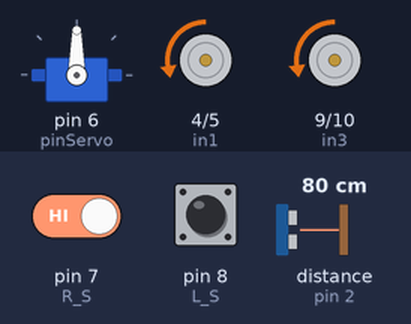
This sketch was run on a simulated Arduino Uno, built with avr-gcc and run on an emulated ATmega328P. On the bench: servo, motor-driver pin pairs drawn as motors (green arrow = first pin HIGH = forward, orange = second pin HIGH = backward, longer = more drive, scaled by the enable pin). Wiring (inferred from the names in the program): ultrasonic range finder: trigger pin 12; echo pin 2. Inputs (shaded band) come from the test bench; at power-on: distance to the obstacle (sensor on pin 2) 80 cm, pin 7 (R_S) HIGH, pin 8 (L_S) HIGH. The echo pulse lasts 58.3 µs per cm.

Above: at 1.3 s.
1.4 s: distance to the obstacle (sensor on pin 2) set to 19 cm
3.1 s: distance to the obstacle (sensor on pin 2) set to 14 cm
At 4.0 s:
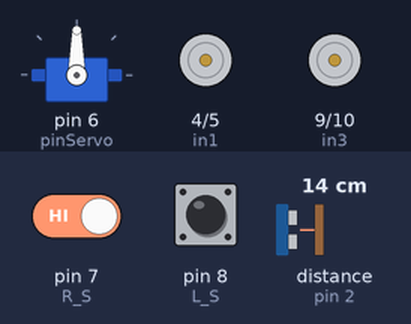
5.1 s: distance to the obstacle (sensor on pin 2) set to 18 cm
At 6.3 s:
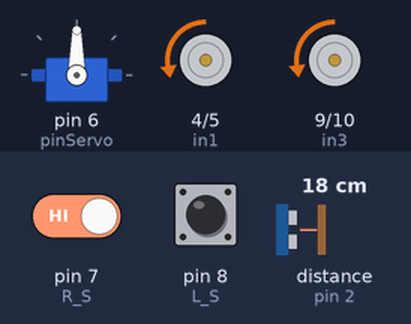
6.6 s: pin 7 (R_S) driven LOW
At 7.7 s:
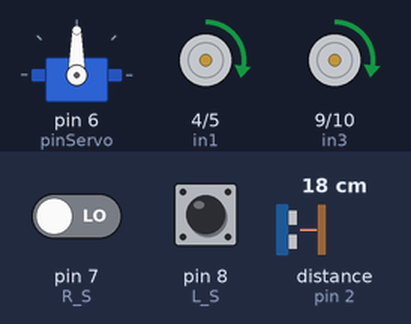
8.3 s: pin 7 (R_S) driven HIGH
At 16.4 s:
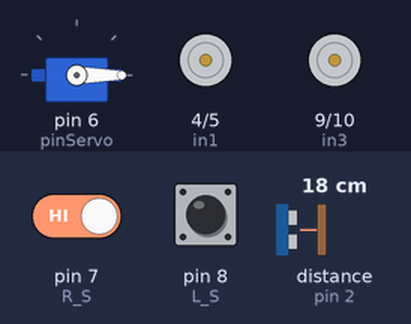
Timing chart, 0 to 20.1 s (numbered marks = the images above; inputs shaded):
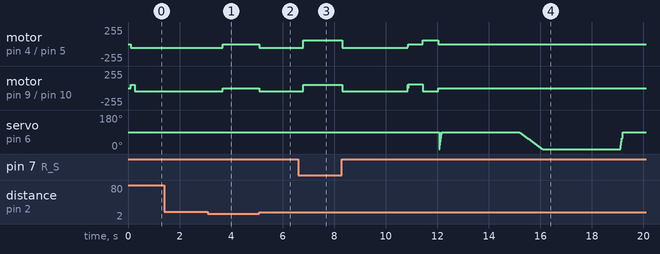

Measured:
- the behaviour switches between 17 and 16 cm on distance to the obstacle (sensor on pin 2) (found by bisection; images 0 and 1)
- after the input at 1.4 s, every drawn part: stays the same
- after the input at 3.1 s, motor on pin 4 (in1) / pin 5 (in2): backward 53/255 → stopped after 0.57 s; motor on pin 9 (in3) / pin 10 (in4): backward 51/255 → stopped after 0.57 s
- after the input at 5.1 s, motor on pin 4 (in1) / pin 5 (in2): stopped → backward 53/255 at once; motor on pin 9 (in3) / pin 10 (in4): stopped → backward 51/255 at once
- after the input at 6.6 s, motor on pin 4 (in1) / pin 5 (in2): backward 53/255 → forward 53/255 after 0.21 s; motor on pin 9 (in3) / pin 10 (in4): backward 51/255 → forward 51/255 after 0.21 s
- after the input at 8.3 s, motor on pin 4 (in1) / pin 5 (in2): forward 53/255 → backward 53/255 at once, → stopped 2.6 s later, → forward 53/255 0.58 s later, → stopped 0.61 s later; motor on pin 9 (in3) / pin 10 (in4): forward 51/255 → backward 51/255 at once, → forward 60/255 2.6 s later, → backward 51/255 0.57 s later, → stopped 0.62 s later

The sketch:

checkpoint2.ino
```cpp
//chekpoint 2
//trois élastiques

#include <Servo.h>
Servo monServo;
#define pinServo 6
#define enA 3
#define in1 4
#define in2 5
#define in3 9
#define in4 10
#define enB 11

#define R_S 7 //ir sensor Right
#define L_S 8 //ir sensor Left

#define TRIG_PIN 12
#define ECHO_PIN 2
int i = 1;
int j = 1;
int k = 1;


void setup(){
pinMode(R_S, INPUT);
pinMode(L_S, INPUT);

pinMode(TRIG_PIN, OUTPUT);
pinMode(ECHO_PIN, INPUT);

pinMode(enA, OUTPUT);
pinMode(in1, OUTPUT);
pinMode(in2, OUTPUT);
pinMode(in3, OUTPUT);
pinMode(in4, OUTPUT);
pinMode(enB, OUTPUT);
i = 1;
j = 1;
analogWrite(enA, 38);
analogWrite(enB, 38);
monServo.attach(pinServo);
delay(100);
}

void loop(){
long distance = getDistance();
if(j == 3){
      stop();
      lance();
      stop();
      j = 3;
      }
else{
if (distance <= 15) {
    stop();
  }
else {

    if((digitalRead(R_S) == 0)&&(digitalRead(L_S) == 0)){forword();}   //if Right Sensor and Left Sensor are at White color then it will call forword function

    if((digitalRead(R_S) == 1)&&(digitalRead(L_S) == 0)){turnRight();} //if Right Sensor is Black and Left Sensor is White then it will call turn Right function

    if((digitalRead(R_S) == 0)&&(digitalRead(L_S) == 1)){turnLeft();}  //if Right Sensor is White and Left Sensor is Black then it will call turn Left function

    if((digitalRead(R_S) == 1)&&(digitalRead(L_S) == 1)){
        if(i <= 10){
          forword();
      }
      if((10 < i) && (i <= 20)){
          turnRight();
	        delay(800);
          turnRight();
          turnRight();
          turnRight();
	        turnRight();
      }
      if(i > 18){
        ralentir();
        stop();
        if(j == 1){
          gauche();
          delay(550);
          stop();
          j = 2;
        }
      }
      else {
         i = i + 1;
      }
    }
  }
   if(j == 2){
    back();
    delay(600);
    stop();
    j = 3;
   }
}
}


void forword(){  //forword
  analogWrite(enB, 51);
  analogWrite(enA, 53);
  digitalWrite(in4, LOW);
  digitalWrite(in3, HIGH);
  digitalWrite(in2, HIGH);
  digitalWrite(in1, LOW);
  delay(10);
}

void ralentir(){  //forword
  analogWrite(enB, 42);
  analogWrite(enA, 42);
  digitalWrite(in4, LOW);
  digitalWrite(in3, HIGH);
  digitalWrite(in2, HIGH);
  digitalWrite(in1, LOW);
  delay(10);
}

void back(){
  analogWrite(enB, 51);
  analogWrite(enA, 53);
  digitalWrite(in4, HIGH);
  digitalWrite(in3, LOW);
  digitalWrite(in2, LOW);
  digitalWrite(in1, HIGH);
  delay(10);
}

void turnRight(){ //turnRight
  digitalWrite(in4, HIGH);
  digitalWrite(in3, LOW);
  digitalWrite(in2, HIGH);
  digitalWrite(in1, LOW);
  delay(10);
}

void turnLeft(){ //turnLeft
  digitalWrite(in4, LOW);
  digitalWrite(in3, HIGH);
  digitalWrite(in2, LOW);
  digitalWrite(in1, HIGH);
  delay(10);
}
void gauche(){ //tourner a gauche
  analogWrite(enA, 0);
  analogWrite(enB, 60);
  digitalWrite(in4, LOW);
  digitalWrite(in3, HIGH);
  digitalWrite(in2, LOW);
  digitalWrite(in1, HIGH);
  }

void stop(){ //stop
  digitalWrite(in1, LOW);
  digitalWrite(in2, LOW);
  digitalWrite(in3, LOW);
  digitalWrite(in4, LOW);
  delay(10);
}

// Fonction pour obtenir la distance à partir du capteur à ultrasons
long getDistance() {
  // Envoyer une impulsion de 10 µs pour déclencher le capteur
  digitalWrite(TRIG_PIN, LOW);
  delayMicroseconds(2);
  digitalWrite(TRIG_PIN, HIGH);
  delayMicroseconds(10);
  digitalWrite(TRIG_PIN, LOW);

  // Mesurer la durée de l'écho
  long duration = pulseIn(ECHO_PIN, HIGH);

  // Calculer la distance en cm
  long distance = (duration / 2) * 0.0344;  // Vitesse du son = 0.0344 cm/µs

  return distance;
}


void lance(){
for (int angle = 0; angle <= 90; angle++) {
    monServo.write(angle);
    delay(1);
  }

  delay(3000);

for (int angle = 90; angle >= 0; angle--) {
    monServo.write(angle);
    delay(10);
  }
  delay(3000);
}
```
